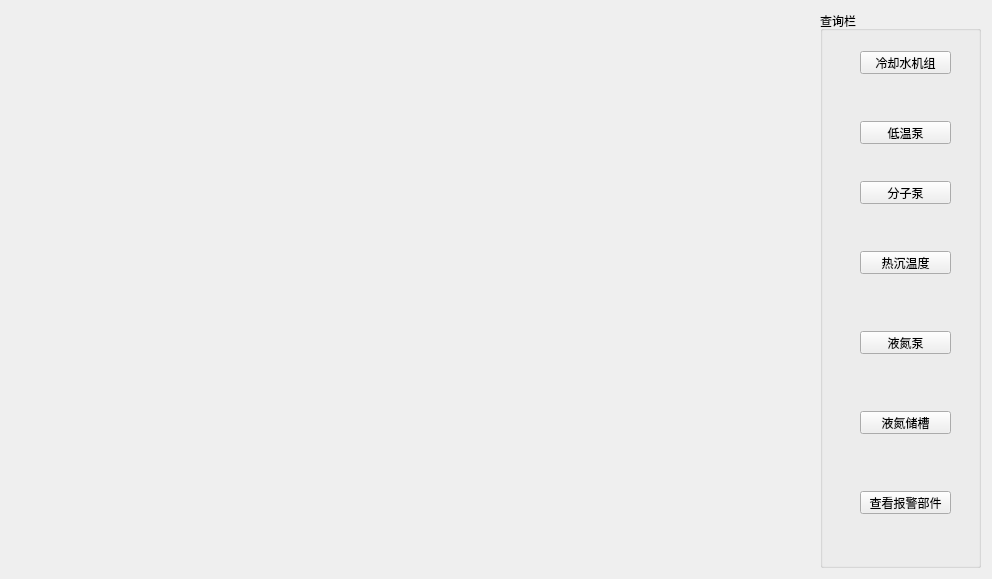
<?xml version="1.0" encoding="UTF-8"?>
<ui version="4.0">
 <class>allDia</class>
 <widget class="QWidget" name="allDia">
  <property name="geometry">
   <rect>
    <x>0</x>
    <y>0</y>
    <width>992</width>
    <height>579</height>
   </rect>
  </property>
  <property name="windowTitle">
   <string>总报警面板</string>
  </property>
  <property name="windowIcon">
   <iconset resource="errordetection.qrc">
    <normaloff>:/images/images/timg.jpeg</normaloff>:/images/images/timg.jpeg</iconset>
  </property>
  <layout class="QGridLayout" name="gridLayout" columnstretch="5,1">
   <item row="0" column="0">
    <widget class="QWidget" name="widget" native="true"/>
   </item>
   <item row="0" column="1">
    <widget class="QGroupBox" name="groupBox">
     <property name="title">
      <string>查询栏</string>
     </property>
     <widget class="QPushButton" name="pushButton">
      <property name="geometry">
       <rect>
        <x>40</x>
        <y>40</y>
        <width>91</width>
        <height>23</height>
       </rect>
      </property>
      <property name="text">
       <string>冷却水机组</string>
      </property>
     </widget>
     <widget class="QPushButton" name="pushButton_2">
      <property name="geometry">
       <rect>
        <x>40</x>
        <y>110</y>
        <width>91</width>
        <height>23</height>
       </rect>
      </property>
      <property name="text">
       <string>低温泵</string>
      </property>
     </widget>
     <widget class="QPushButton" name="pushButton_3">
      <property name="geometry">
       <rect>
        <x>40</x>
        <y>170</y>
        <width>91</width>
        <height>23</height>
       </rect>
      </property>
      <property name="text">
       <string>分子泵</string>
      </property>
     </widget>
     <widget class="QPushButton" name="pushButton_4">
      <property name="geometry">
       <rect>
        <x>40</x>
        <y>240</y>
        <width>91</width>
        <height>23</height>
       </rect>
      </property>
      <property name="text">
       <string>热沉温度</string>
      </property>
     </widget>
     <widget class="QPushButton" name="pushButton_5">
      <property name="geometry">
       <rect>
        <x>40</x>
        <y>320</y>
        <width>91</width>
        <height>23</height>
       </rect>
      </property>
      <property name="text">
       <string>液氮泵</string>
      </property>
     </widget>
     <widget class="QPushButton" name="pushButton_6">
      <property name="geometry">
       <rect>
        <x>40</x>
        <y>400</y>
        <width>91</width>
        <height>23</height>
       </rect>
      </property>
      <property name="text">
       <string>液氮储槽</string>
      </property>
     </widget>
     <widget class="QPushButton" name="pushButton_7">
      <property name="geometry">
       <rect>
        <x>40</x>
        <y>480</y>
        <width>91</width>
        <height>23</height>
       </rect>
      </property>
      <property name="text">
       <string>查看报警部件</string>
      </property>
     </widget>
    </widget>
   </item>
  </layout>
 </widget>
 <resources>
  <include location="errordetection.qrc"/>
 </resources>
 <connections/>
</ui>
